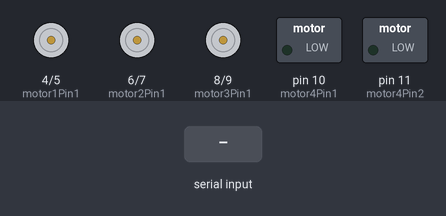
Simulated run of this sketch. Board: Arduino Uno, built with avr-gcc and run on an emulated ATmega328P. Shown: motor-driver pin pairs drawn as motors (green arrow = first pin HIGH = forward, orange = second pin HIGH = backward, longer = more drive), switched loads named in the sketch (green lamp = pin HIGH). Inputs (shaded band) come from the test bench. What the sketch prints to the serial monitor is not drawn.

Above: at 1.2 s.
1.3 s: "F" received over Serial
At 1.6 s:
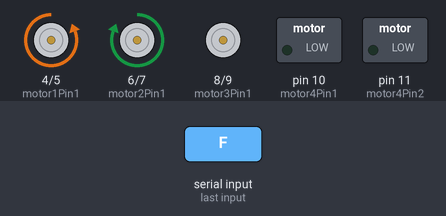
2.8 s: "B" received over Serial
At 4.3 s:
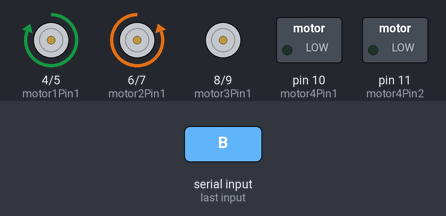
4.8 s: "L" received over Serial
At 5.8 s:
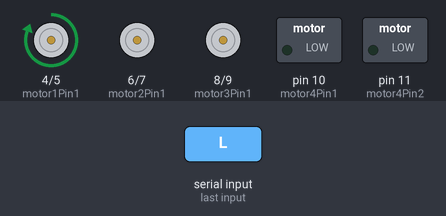
6.8 s: "R" received over Serial
At 8.5 s:
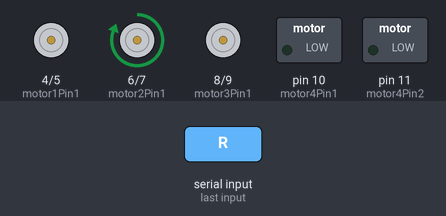
8.8 s: "r" received over Serial
At 10.1 s:
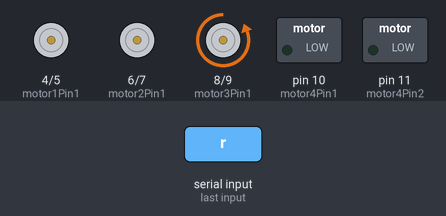
10.8 s: "p" received over Serial
At 11.6 s:
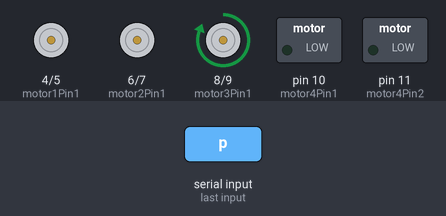
Timing chart, 0 to 13.3 s (numbered marks = the images above; inputs shaded):
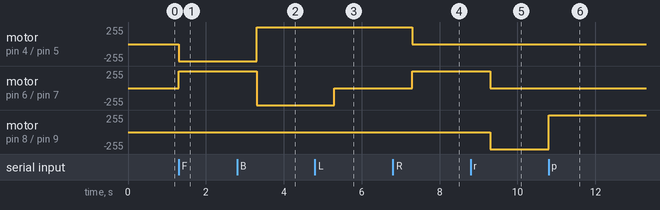

The sketch:

pick_and_placed_robot_using_iot.ino
```cpp
int motor1Pin1 = 4; // pin 2 on L293D IC
int motor1Pin2 = 5; // pin 7 on L293D IC
int motor2Pin1 = 6; // pin 1 on L293D IC
int motor2Pin2 = 7; // pin 10 on L293D IC
int motor3Pin1 = 8; // pin 15 on L293D IC
int motor3Pin2 = 9; // pin 9 on L293D IC
int motor4Pin1 = 10; // pin 2 on L293D IC
int motor4Pin2 = 11; // pin 7 on L293D IC
char data;

void setup() {
    pinMode(motor1Pin1, OUTPUT),pinMode(motor1Pin2, OUTPUT);
    pinMode(motor2Pin1, OUTPUT),pinMode(motor2Pin2, OUTPUT);
    pinMode(motor3Pin1, OUTPUT),pinMode(motor3Pin2, OUTPUT);
    pinMode(motor4Pin1, OUTPUT),pinMode(motor4Pin2, OUTPUT);
    Serial.begin(9600);
}
void loop() {

    if(Serial.available() > 0){
      data = Serial.read();
      Serial.print(data);
    }

    if (data == 'F'){
      Forward();
     Serial.println("Go Forward");
    }

    else if (data == 'B'){
      Reverse();
      Serial.println("Go back");

    }

    else if (data == 'L'){
      Left();
     Serial.println("Go Left");
    }

    else if (data == 'R'){
      Right();
      Serial.println("Go Right");
    }

    else if (data == 'S'){
      Stop();
     Serial.println("STOP!");
    }


    else if (data == 'r'){
      Pick();
     Serial.println("Pick");
    }

    else if (data == 'p'){
      Place();
      Serial.println("Place");
    }

    else if (data == 'd'){
      Hold();
     Serial.println("Down");
    }

    else if (data == 'u'){
      Free();
      Serial.println("UP");
    }

}void Forward(){
  digitalWrite(motor1Pin1, LOW);
  digitalWrite(motor1Pin2, HIGH);
  digitalWrite(motor2Pin1, HIGH);
  digitalWrite(motor2Pin2, LOW);
  delay(2000);
}void Reverse(){
  digitalWrite(motor1Pin1, HIGH);
  digitalWrite(motor1Pin2, LOW);
  digitalWrite(motor2Pin1, LOW);
  digitalWrite(motor2Pin2, HIGH);
  delay(2000);
}void Left(){
  digitalWrite(motor1Pin1, HIGH);
  digitalWrite(motor1Pin2, LOW);
  digitalWrite(motor2Pin1, LOW);
  digitalWrite(motor2Pin2, LOW);
  delay(2000);
}void Right(){
  digitalWrite(motor1Pin1, LOW);
  digitalWrite(motor1Pin2, LOW);
  digitalWrite(motor2Pin1, HIGH);
  digitalWrite(motor2Pin2, LOW);
  delay(2000);
}void Pick(){
    digitalWrite(motor3Pin1, LOW);
    digitalWrite(motor3Pin2, HIGH);
    digitalWrite(motor1Pin1, LOW);
    digitalWrite(motor1Pin2, LOW);
    digitalWrite(motor2Pin1, LOW);
    digitalWrite(motor2Pin2, LOW);
    digitalWrite(motor4Pin1, LOW);
    digitalWrite(motor4Pin2, LOW);
}
void Place(){
  digitalWrite(motor3Pin1, HIGH);
  digitalWrite(motor3Pin2, LOW);
  digitalWrite(motor1Pin1, LOW);
  digitalWrite(motor1Pin2, LOW);
  digitalWrite(motor2Pin1, LOW);
  digitalWrite(motor2Pin2, LOW);
  digitalWrite(motor4Pin1, LOW);
  digitalWrite(motor4Pin2, LOW);
}void Hold(){
  digitalWrite(motor4Pin1, LOW);
  digitalWrite(motor4Pin2, HIGH);
  digitalWrite(motor1Pin1, LOW);
  digitalWrite(motor1Pin2, LOW);
  digitalWrite(motor2Pin1, LOW);
  digitalWrite(motor2Pin2, LOW);
  digitalWrite(motor3Pin1, LOW);
  digitalWrite(motor3Pin2, LOW);
}void Free(){
  digitalWrite(motor4Pin1, HIGH);
  digitalWrite(motor4Pin2, LOW);
  digitalWrite(motor1Pin1, LOW);
  digitalWrite(motor1Pin2, LOW);
  digitalWrite(motor2Pin1, LOW);
  digitalWrite(motor2Pin2, LOW);
  digitalWrite(motor3Pin1, LOW);
  digitalWrite(motor3Pin2, LOW);
}void Stop(){    // Stop the motors

  digitalWrite(motor1Pin1, LOW);
  digitalWrite(motor1Pin2, LOW);
  digitalWrite(motor2Pin1, LOW);
  digitalWrite(motor2Pin2, LOW);
  digitalWrite(motor3Pin1, LOW);
  digitalWrite(motor3Pin2, LOW);
  digitalWrite(motor4Pin1, LOW);
  digitalWrite(motor4Pin2, LOW);
}
```

Measured:
- after the input at 1.3 s, motor on pin 4 (motor1Pin1) / pin 5 (motor1Pin2): stopped → backward 255/255 at once; motor on pin 6 (motor2Pin1) / pin 7 (motor2Pin2): stopped → forward 255/255 at once
- after the input at 2.8 s, motor on pin 4 (motor1Pin1) / pin 5 (motor1Pin2): backward 255/255 → forward 255/255 after 0.50 s; motor on pin 6 (motor2Pin1) / pin 7 (motor2Pin2): forward 255/255 → backward 255/255 after 0.50 s
- after the input at 4.8 s, motor on pin 6 (motor2Pin1) / pin 7 (motor2Pin2): backward 255/255 → stopped after 0.50 s
- after the input at 6.8 s, motor on pin 4 (motor1Pin1) / pin 5 (motor1Pin2): forward 255/255 → stopped after 0.50 s; motor on pin 6 (motor2Pin1) / pin 7 (motor2Pin2): stopped → forward 255/255 after 0.50 s
- after the input at 8.8 s, motor on pin 6 (motor2Pin1) / pin 7 (motor2Pin2): forward 255/255 → stopped after 0.50 s; motor on pin 8 (motor3Pin1) / pin 9 (motor3Pin2): stopped → backward 255/255 after 0.50 s
- after the input at 10.8 s, motor on pin 8 (motor3Pin1) / pin 9 (motor3Pin2): backward 255/255 → forward 255/255 at once
